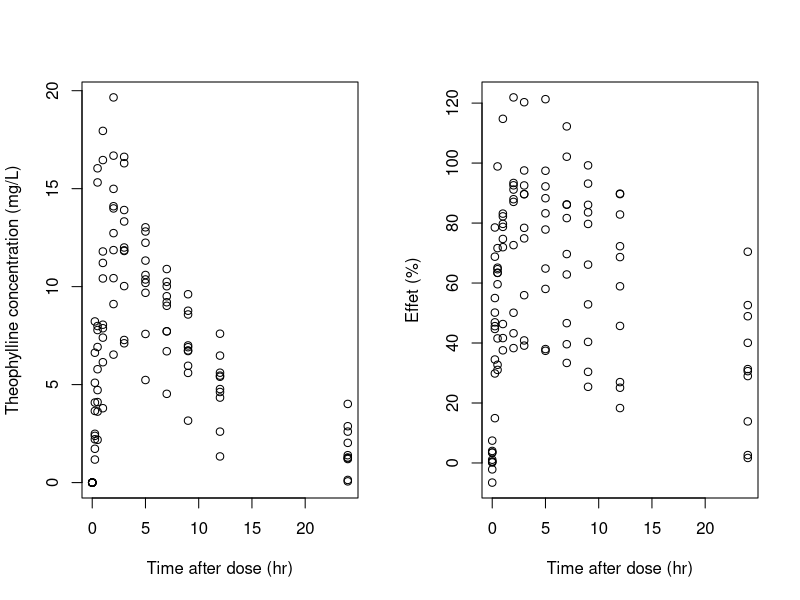
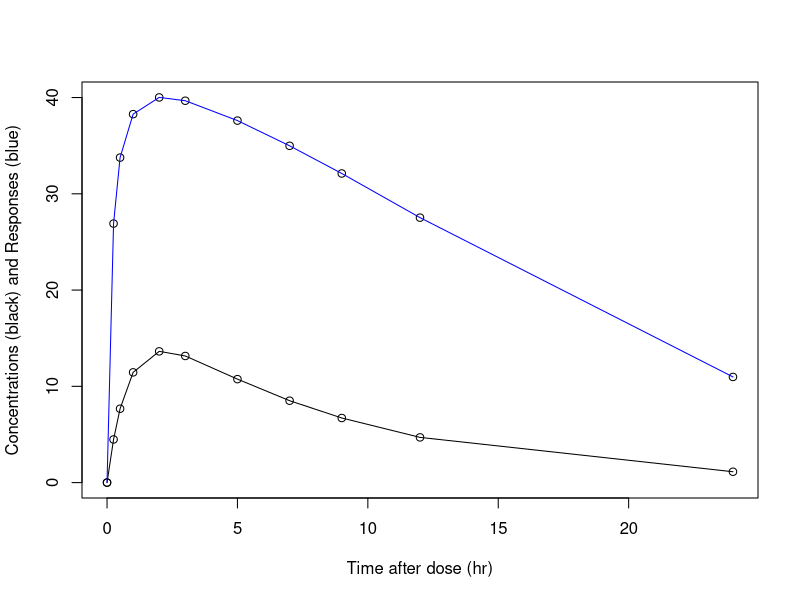
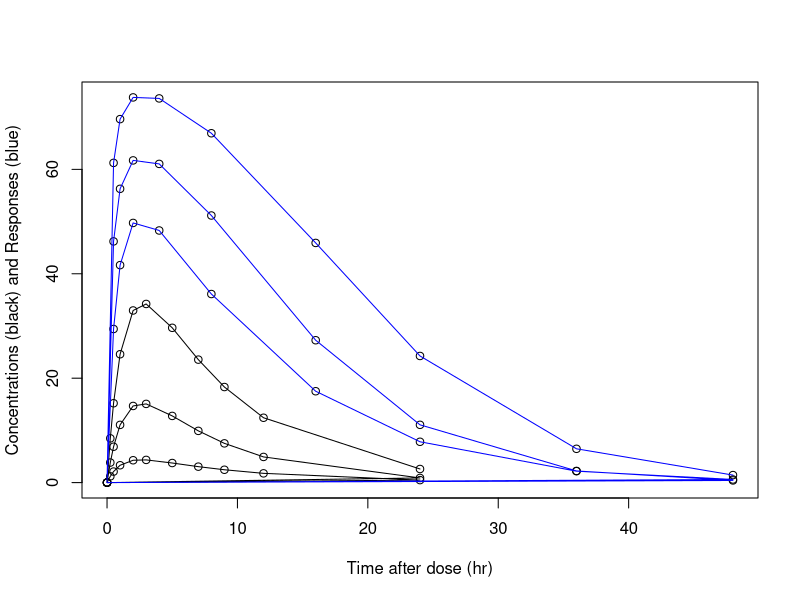

These figures' R source, in order:
##################################################################
# Basic PKPD model
##################################################################
# Library to simulate in a multivariate normal distribution
library(mvtnorm)

# Modèle
modelPKPD<-function(psi,id,xidep) {
  ytype<-xidep$ytype
  dose<-xidep[,1]
  tim<-xidep[,2]
  ka<-psi[id,1]
  V<-psi[id,2]
  CL<-psi[id,3]
  Emax<-psi[id,4]
  EC50<-psi[id,5]
  k<-CL/V
  ypred<-dose*ka/(V*(ka-k))*(exp(-k*tim)-exp(-ka*tim))
  ypredPD<-Emax*ypred/(ypred+EC50)
  ypred[ytype==2]<-ypredPD[ytype==2]
  return(ypred)
}

# Simulation de paramètres individuels
simulpar <- function(nsuj, par.mu, par.iiv) {
  psi1<-NULL
  for(i in 1:nsuj) {
    parsuj <- par.mu*exp(rnorm(length(par.mu))*par.iiv)
    psi1 <- rbind(psi1, parsuj)
    #  psi1<-matrix(parsuj,ncol=5)
  }
  return(psi1)
}

# Simulation avec mvtnorm quand matrice non diagonale
simulparcor <- function(nsuj, par.mu, omega) {
  etas <- rmvnorm(nsuj, sigma=omega)
  psi1<-NULL
  for(i in 1:length(par.mu))
    psi1 <- cbind(psi1,par.mu[i]*exp(etas[,i]))
  return(psi1)
}

# Simulation des prédictions
simuly <- function(psi1, xtim, dose) {
  nsuj<- dim(psi1)[1]
  id1 <- rep(1:nsuj,each=length(xtim)*2)
  xidep1<-data.frame(dose=dose, tim=rep(xtim,each=2), ytype=rep(c(1,2),length(xtim)))
  xidep <- do.call(rbind,rep(list(xidep1),nsuj))
  ypred <-modelPKPD(psi1, id1, xidep)
  return(ypred)
}

##################################################################
# Simulation 1

## Modele PK: 1 cpt avec absorption; paramètres ka, V, CL
## Modèle Emax: direct avec E0=0; paramètres Emax et EC50
## pas de covariable dans le modèle

## Paramètres
### paramètres PK: comme théophylline CI
### paramètres PD: Emax=100, EC50=5
#### donnant un effet maximal de 65 avec les paramètres moyens
### IIV 30% sur tous les paramètres
### pas de corrélation entre les paramètres

## Design
### nb de sujets: 10
### nb d'observations: 11/sujet
### mêmes temps de prélèvements pour PK et PD
### temps de 0 à 24h
### même dose, unique
##################################################################
# Choix de paramètres
par.mu <- c(1.,20,2, 100, 5)
par.iiv <- rep(0.3,5)
par.sig <- c(0.1, 3)

# Design - nombre de points
## mêmes points pour PK et PD
xtim <- c(0, 0.25, 0.5, 1, 2, 3, 5, 7, 9, 12, 24)
nsuj <- 10
dose <- 300
ytype <- rep(rep(c(1,2),length(xtim)), nsuj)

## Simulation
psi1<- simulpar(nsuj, par.mu, par.iiv)
ypred <- simuly(psi1, xtim, dose)
nobs<-length(ypred)

## Ajout variabilité résiduelle
gpred <- ypred.nosig <- ypred
gpred[ytype==1] <- par.sig[1]*abs(ypred[ytype==1])
gpred[ytype==2] <- par.sig[2]
ypred <- ypred + gpred*rnorm(nobs)

ypl <- data.frame(id=rep(1:nsuj,each=length(xtim)*2),dose=rep(dose,nsuj*2),tim=rep(rep(xtim,each=2),nsuj),y=ypred, ytype=ytype)

# Graphe des données simulées pour les 10 sujets
par(mfrow=c(1,2))
plot(ypl$tim[ypl$ytype==1],ypl$y[ypl$ytype==1],xlab="Time after dose (hr)", ylab="Theophylline concentration (mg/L)")
plot(ypl$tim[ypl$ytype==2],ypl$y[ypl$ytype==2],xlab="Time after dose (hr)", ylab="Effet (%)")

# Graphe des données prédites pour le premier sujet - sans erreur résiduelle (prédiction pure)
par(mfrow=c(1,1))
plot(ypl$tim[ypl$id==1], ypred.nosig[ypl$id==1],xlab="Time after dose (hr)", ylab="Concentrations (black) and Responses (blue)")
for(i in 1:2) lines(ypl$tim[ypl$ytype==i & ypl$id==1],ypred.nosig[ypl$ytype==i & ypl$id==1], col=ifelse(i==1,"black","blue"))

# Sauver les données en format saemix
write.csv(ypl, "basicPKPD_Sim1.csv", row.names=F, quote=F)

##################################################################
# Simulation 2
# Plus de sujets (devrait stabiliser les estimations)
##################################################################
### nb de sujets: 50 (peut-être nécessaire de monter à 100 ou 200)
##################################################################
nsuj<-50

## Simulation
psi1<- simulpar(nsuj, par.mu, par.iiv)
ypred <- simuly(psi1, xtim, dose)
nobs<-length(ypred)
ytype <- rep(rep(c(1,2),length(xtim)), nsuj)

## Ajout variabilité résiduelle
gpred <- ypred.nosig <- ypred
gpred[ytype==1] <- par.sig[1]*abs(ypred[ytype==1])
gpred[ytype==2] <- par.sig[2]
ypred <- ypred + gpred*rnorm(nobs)

ypl <- data.frame(id=rep(1:nsuj,each=length(xtim)*2),dose=rep(dose,nsuj*2),tim=rep(rep(xtim,each=2),nsuj),y=ypred, ytype=ytype)

# Sauver les données en format saemix
write.csv(ypl, "basicPKPD_Sim2.csv", row.names=F, quote=F)

##################################################################
# Simulation 3
# Modèle d'erreur résiduelle: combiné pour PK, proportionnel pour PD
##################################################################
nsuj<-50
par.sig <- c(0.5, 0.1, 0.2)

## Simulation
psi1<- simulpar(nsuj, par.mu, par.iiv)
ypred <- simuly(psi1, xtim, dose)
nobs<-length(ypred)
ytype <- rep(rep(c(1,2),length(xtim)), nsuj)

## Ajout variabilité résiduelle
gpred <- ypred.nosig <- ypred
gpred[ytype==1] <- sqrt(par.sig[1]**2 + (par.sig[2]*ypred[ytype==1])**2)
gpred[ytype==2] <- par.sig[2]*ypred[ytype==2]
ypred <- ypred + gpred*rnorm(nobs)

ypl <- data.frame(id=rep(1:nsuj,each=length(xtim)*2),dose=rep(dose,nsuj*2),tim=rep(rep(xtim,each=2),nsuj),y=ypred, ytype=ytype)

# Sauver les données en format saemix
ypl <- cbind(ypl, dose=dose)
write.csv(ypl, "basicPKPD_Sim3.csv", row.names=F, quote=F)

##################################################################
# Simulation 4
# Corrélation entre deux paramètres (CL et EC50)
# objectif: tester que ça marche avec une matrice de var-cov non diagonale
##################################################################
nsuj<-50
par.sig <- c(0.1, 3)
ytype <- rep(rep(c(1,2),length(xtim)), nsuj)

omega <- diag(par.iiv**2, ncol=length(par.mu))
omega[2,3]<-omega[3,2]<-0.7*sqrt(omega[2,2])*sqrt(omega[3,3])
psi1<- simulparcor(nsuj, par.mu, omega)
# check (on doit retomber à peu près sur par.iiv)
# apply(psi1,2,sd)/par.mu

ypred <- simuly(psi1, xtim, dose)
nobs<-length(ypred)

## Ajout variabilité résiduelle
gpred <- ypred.nosig <- ypred
gpred[ytype==1] <- par.sig[1]*abs(ypred[ytype==1])
gpred[ytype==2] <- par.sig[2]
ypred <- ypred + gpred*rnorm(nobs)

ypl <- data.frame(id=rep(1:nsuj,each=length(xtim)*2),dose=rep(dose,nsuj*2),tim=rep(rep(xtim,each=2),nsuj),y=ypred, ytype=ytype)

# Sauver les données en format saemix
ypl <- cbind(ypl, dose=dose)
write.csv(ypl, "basicPKPD_Sim4.csv", row.names=F, quote=F)

##################################################################
# Simulation 5
# Pas d'IIV sur ka
# Corrélation entre deux paramètres (CL et EC50)
# objectif: tester que ça marche avec une matrice de var-cov non diagonale et non complète
##################################################################
nsuj<-50
par.mu <- c(1.,20,2, 100, 5)
par.iiv <- c(0,rep(0.3,4))
par.sig <- c(0.1, 3)
ytype <- rep(rep(c(1,2),length(xtim)), nsuj)

## Simulation
omega <- diag(par.iiv[2:5]**2, ncol=(length(par.mu)-1))
omega[2,1]<-omega[1,2]<-0.7*sqrt(omega[2,2])*sqrt(omega[1,1])
psi1<- simulparcor(nsuj, par.mu[2:5], omega)
psi1 <- cbind(rep(par.mu[1],nsuj),psi1)
ypred <- simuly(psi1, xtim, dose)
nobs<-length(ypred)

## Ajout variabilité résiduelle
gpred <- ypred.nosig <- ypred
gpred[ytype==1] <- par.sig[1]*abs(ypred[ytype==1])
gpred[ytype==2] <- par.sig[2]
ypred <- ypred + gpred*rnorm(nobs)

ypl <- data.frame(id=rep(1:nsuj,each=length(xtim)*2),dose=rep(dose,nsuj*2),tim=rep(rep(xtim,each=2),nsuj),y=ypred, ytype=ytype)

# Sauver les données en format saemix
ypl <- cbind(ypl, dose=dose)
write.csv(ypl, "basicPKPD_Sim5.csv", row.names=F, quote=F)

##################################################################
# Simulation 6
# 3 doses différentes
# temps de prélèvements différents pour PK et PD
##################################################################
nsuj<-50
par.mu <- c(1.,20,2, 100, 5)
par.iiv <- rep(0.3,5)
par.sig <- c(0.1, 3)
xtim.PK <- c(0, 0.25, 0.5, 1, 2, 3, 5, 7, 9, 12, 24)
xtim.PD <- c(0, 0.5, 1, 2, 4, 8, 16, 24, 36, 48)
xtim <- c(xtim.PK, xtim.PD)
dose <- c(100,300,1000)

psi1<- simulpar(nsuj, par.mu, par.iiv)
id1 <- rep(1:nsuj,each=length(xtim))
xidep1<-data.frame(dose=rep(dose[2],length(xtim)), tim=xtim, ytype=c(rep(1,length(xtim.PK)), rep(2,length(xtim.PD))))
xidep1 <- xidep1[order(xidep1$tim, xidep1$ytype),]
xidep <- do.call(rbind,rep(list(xidep1),nsuj))
xidep$dose[id1<16] <- dose[1]
xidep$dose[id1>35] <- dose[3]
ypred <-modelPKPD(psi1, id1, xidep)
nobs<-length(ypred)
ytype <- xidep$ytype

## Ajout variabilité résiduelle
gpred <- ypred.nosig <- ypred
gpred[ytype==1] <- par.sig[1]*abs(ypred[ytype==1])
gpred[ytype==2] <- par.sig[2]
ypred <- ypred + gpred*rnorm(nobs)

ypl <- data.frame(id=id1,xidep[,2:3],y=ypred)

# Sauver les données en format saemix
ypl <- cbind(ypl, dose=dose)
write.csv(ypl, "basicPKPD_Sim6.csv", row.names=F, quote=F)

par(mfrow=c(1,1))
plot(ypl$tim[id1 %in% c(1,20,40)], ypred.nosig[id1 %in% c(1,20,40)],xlab="Time after dose (hr)", ylab="Concentrations (black) and Responses (blue)")
for(i in 1:2) lines(ypl$tim[ypl$ytype==i & id1 %in% c(1,20,40)],ypred.nosig[ypl$ytype==i & id1 %in% c(1,20,40)], col=ifelse(i==1,"black","blue"))

##################################################################
# Autres simulations possibles
## Paramètres
### covariables dans le modèle (eg poids sur V et CL)
### varier l'IIV (50 ou 70%)
### IIV différente selon les paramètres (IIV de 30% sur V, CL, Emax et 70% sur ka et EC50)
### varier ratio entre IIV et résiduelle (ie varier sigma pour PK et PD)

## Design
### nb de sujets: varier (N=10 [peu] ou N=50/100 [bcp])
### nb d'observations: varier (n=4), possiblement descendre avec des prélèvements différents selon les sujets (eg: 3 groupes de sujets avec 2 prélèvements PK et 2 prélèvements PD chacun, à des temps répartis intelligemment, possiblement avec des doses différentes)

##################################################################
